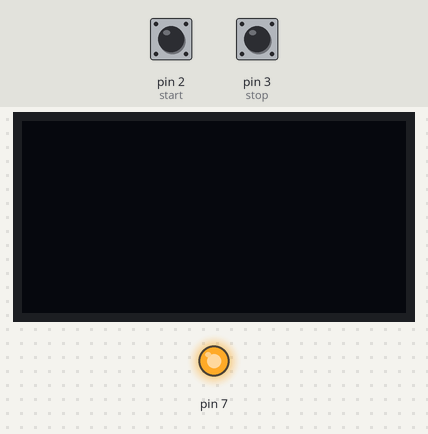
Simulated run of this sketch. Board: Arduino Uno, built with avr-gcc and run on an emulated ATmega328P. Parts: 128×64 one-colour display, output pins drawn as LEDs (lit = HIGH). The inputs (shaded band) are chosen by the test bench; at power-on: pin 2 (start) HIGH, pin 3 (stop) HIGH. What the sketch prints to the serial monitor is not drawn.

Above: at 1.2 s.
1.3 s: pin 2 (start) pulled LOW for 1 s
At 3.5 s:
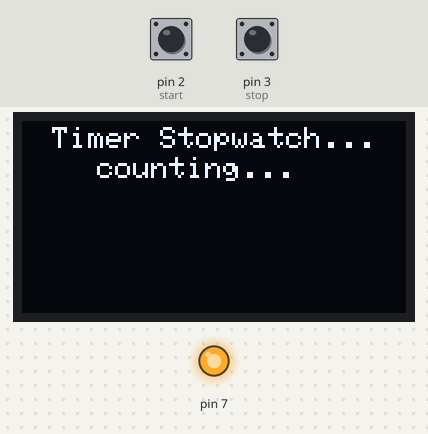
3.9 s: pin 3 (stop) pulled LOW for 3.2 s
At 8.3 s:
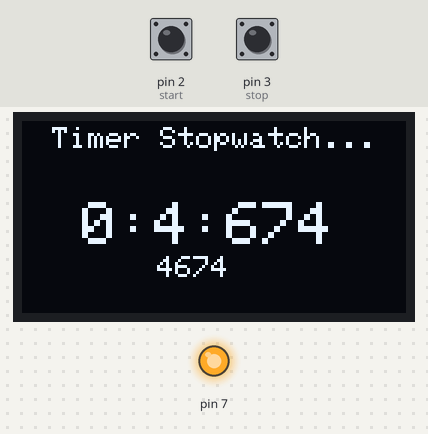
8.6 s: pin 2 (start) pulled LOW for 0.15 s
At 8.71 s:
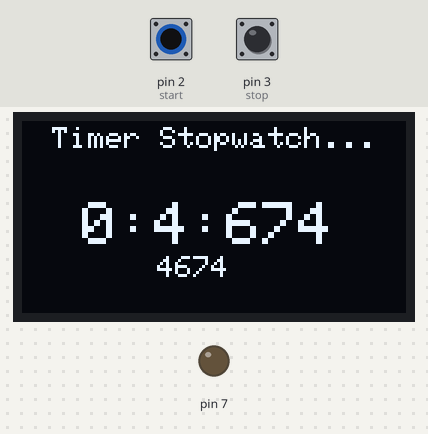
10.3 s: pin 3 (stop) pulled LOW for 0.15 s
At 11.5 s:
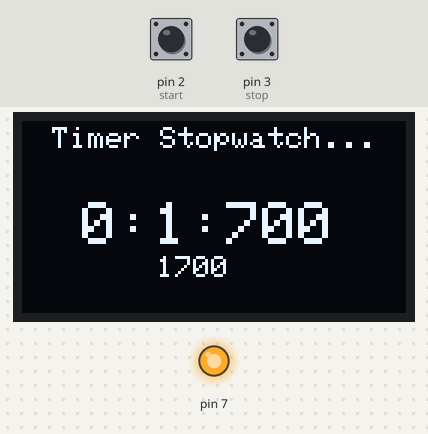
12.0 s: pin 2 (start) pulled LOW for 0.15 s
At 12.11 s:
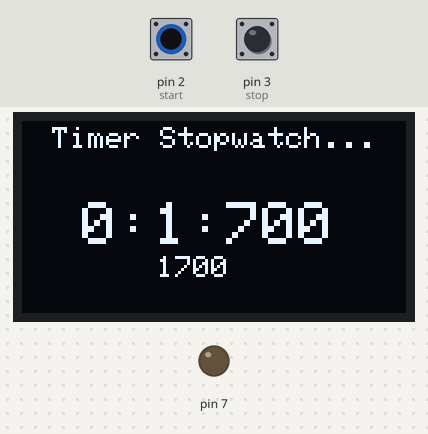
13.7 s: pin 2 (start) pulled LOW for 3.2 s
At 13.92 s:
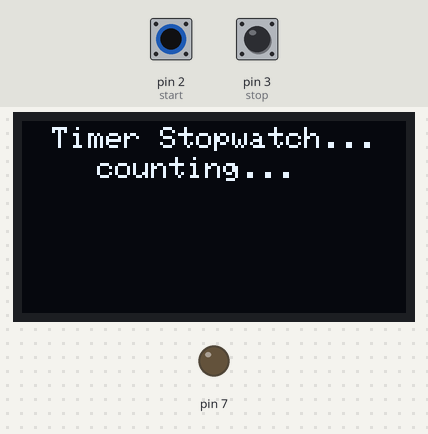
Timing chart, 0 to 18.4 s (numbered marks = the images above; inputs shaded):
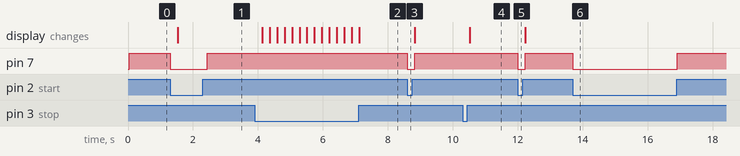

Measured:
- after the input at 1.3 s, pin 7: HIGH → LOW at once, → HIGH 1.1 s later; the display: changes after 0.23 s (image 1)
- after the input at 3.9 s, the display: first changes after 0.23 s (image 2 shows a later state)
- after the input at 8.6 s, pin 7: HIGH → LOW at once, → HIGH 0.23 s later
- after the input at 10.3 s, the display: changes after 0.23 s (image 4)
- after the input at 12.0 s, pin 7: HIGH → LOW at once, → HIGH 0.23 s later
- after the input at 13.7 s, pin 7: HIGH → LOW at once, → HIGH 3.2 s later

The sketch:

stopwatch_x_oled.ino
```cpp
// stop watch
#include <SPI.h>
#include <Wire.h>
#include <Adafruit_GFX.h>
#include <Adafruit_SH1106.h>
#define OLED_RESET 4
Adafruit_SH1106 display(OLED_RESET);
//int a=10,b=2,c=1000; // c = delay(millisec)

unsigned long start,finished,elapsed;

void setup() {
  display.begin(SH1106_SWITCHCAPVCC, 0x3C);

  Serial.begin(9600);
  pinMode(2, INPUT_PULLUP); // start
  pinMode(3, INPUT_PULLUP); // stop
  pinMode(7, OUTPUT);

  digitalWrite(7, HIGH) ;

  display.setTextSize(2);
  display.setTextColor(WHITE);
  display.setCursor(10, 2);     //  range from left,range from up
  //display.println("Timer");
  //display.println("Stopwatch...");
  display.display();
}

void displayResult()
{
  float h,m,s,ms;
  unsigned long over;

  elapsed = finished-start;

  h = int(elapsed/3600000);
  over = elapsed % 3600000;
  m = int(over/60000);
  over = over % 60000;
  s = int(over / 1000);
  ms = over % 1000;
  /*
  Serial.print("Raw elapsed time: ");
  Serial.println(elapsed);
  Serial.print("Elapsed time: ");
  Serial.print(h, 0);
  Serial.print(" h ");
  Serial.print(m, 0);
  Serial.print(" m ");
  Serial.print(s, 0);
  Serial.print(" s ");
  Serial.print(ms, 0);
  Serial.println(" ms ");
  Serial.println();
*/
  display.clearDisplay();
  display.setTextSize(1);
  display.setTextColor(WHITE);
  display.setCursor(10, 2);     //  range from left,range from up
  display.println("Timer Stopwatch...");
  display.setTextSize(2);
  display.setTextColor(WHITE);
  display.setCursor(20,27);
  display.print(m,0); display.print(":");  display.print(s,0); display.print(":");   display.println(ms,0);
  display.setTextSize(1);
  display.setCursor(45,45);
  display.println(elapsed);
  display.display();

}

void loop() {


  if (digitalRead(2)== LOW)
  {
    start = millis();
    digitalWrite(7,LOW) ;
    delay(200); //debounce
    Serial.println("Started...");

    display.clearDisplay();
    display.setTextSize(1);
    display.setTextColor(WHITE);
    display.setCursor(10, 2);     //  range from left,range from up
    display.println("Timer Stopwatch...");
    display.setTextSize(1);
    display.setCursor(25, 12);
    display.print("counting...");
    display.display();

    digitalWrite(7, HIGH) ;
  }
  if (digitalRead(3)== LOW)
  {
    finished = millis();
    delay(200); //debounce
    displayResult();
  }

}
```
